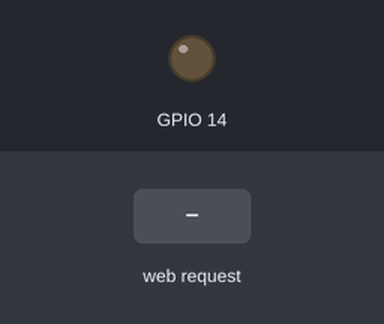
Bench run of a sketch on a simulated ESP8266 (NodeMCU). Parts: output pins drawn as LEDs (lit = HIGH). The test bench sets the inputs (shaded band). WiFi joins after 1.5 s; servers stay silent unless stated; what the sketch prints to the serial monitor is not drawn.

Above: at 2.7 s.
2.8 s: HTTP request GET /rele/1 received
At 4.0 s:
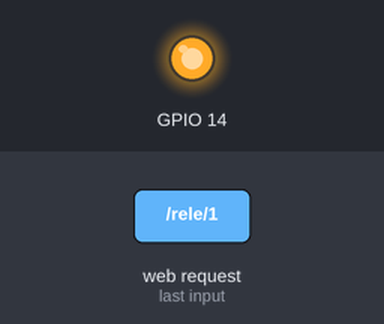
4.3 s: HTTP request GET /rele/0 received
At 5.2 s:
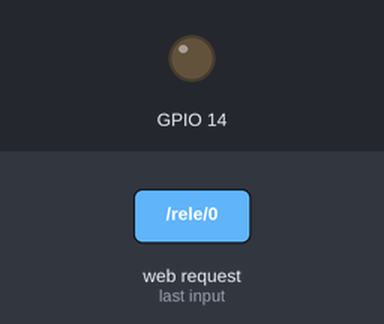
Timing chart, 0 to 7.3 s (numbered marks = the images above; inputs shaded):
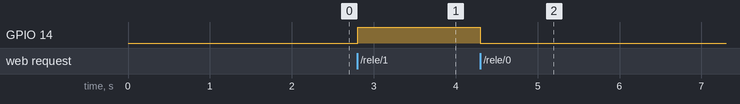

The sketch:

Test_WifiServer_ipfija.ino
```cpp
#include <ESP8266WiFi.h>

char* ssid = "Marquez Correa";
char* password = "Marquez8355196";

IPAddress staticIP(192,168,1,22);
IPAddress gateway(192,168,1,9);
IPAddress subnet(255,255,255,0);

WiFiServer server(80);

void setup(void)
{
  Serial.begin(115200);
  Serial.println();

  Serial.printf("Conectando a %s\n", ssid);
  WiFi.begin(ssid, password);
  WiFi.config(staticIP, gateway, subnet);
  while (WiFi.status() != WL_CONNECTED)
  {
    delay(500);
    Serial.print(".");
  }

    // Start the server
  server.begin();
  Serial.println("Server started");

  // prepare GPIO14
  pinMode(14, OUTPUT);
  digitalWrite(14, 0);


  Serial.println();
  Serial.print("Conectado, dirección IP: ");
  Serial.println(WiFi.localIP());
}

void loop() {

   // Check if a client has connected
  WiFiClient client = server.available();
  if (!client) {
    return;
  }

  // Wait until the client sends some data
  Serial.println("new client");
  while(!client.available()){
    delay(1);
  }

  // Read the first line of the request
  String req = client.readStringUntil('\r');
  Serial.println(req);
  client.flush();

  // Match the request
  int val;
  if (req.indexOf("/rele/0") != -1)
    val = 0;
  else if (req.indexOf("/rele/1") != -1)
    val = 1;
  else {
    Serial.println("invalid request");
    client.stop();
    return;
  }

  // Set GPIO2 according to the request
  digitalWrite(14, val);

  client.flush();

  // Prepare the response
  String s = "HTTP/1.1 200 OK\r\nContent-Type: text/html\r\n\r\n\r\n<html>\r\nEl rele esta ";
  s += (val)?"activado":"desactivado";
  s += "</html>\n";

  // Send the response to the client
  client.print(s);
  delay(1);
  Serial.println("Client disonnected");

  // The client will actually be disconnected
  // when the function returns and 'client' object is detroyed


  }
```

Measured:
- after the input at 2.8 s, GPIO 14: LOW → HIGH at once
- after the input at 4.3 s, GPIO 14: HIGH → LOW at once
